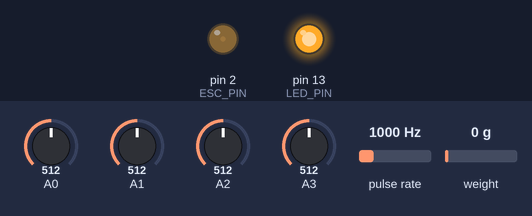
Recording of a sketch running on a simulated Teensy 4. On the bench: output pins drawn as LEDs (lit = HIGH). Wiring (inferred from the names in the program): pulse sensor: data pin 5. Inputs (shaded band) come from the test bench; at power-on: A0 = 512, A1 = 512, A2 = 512, A3 = 512, pulse rate 1000 Hz, weight on the scale 0 g (analog values on the 0–1023 scale). What the sketch prints to the serial monitor is not drawn.

Above: at 0.1 s.
Timing chart, 0 to 1.8 s (numbered marks = the images above):
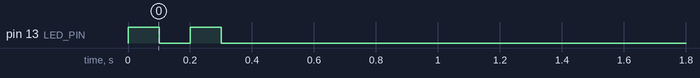

The sketch:

ThrustStand.ino
```cpp
#include <Wire.h>
#include <HX711.h>

const int LED_PIN = 13; //On-board LED

//Pin Definitions
const int PITOT_FRONT = A0;
const int PITOT_REAR = A1;
const int I_SENS = A2; //Current Sensor
const int V_SENS = A3; //Voltage Sensor
const int HX711_DAT = 18;
const int HX711_CLK = 19;
const int IR_RECIV = 5;
const int ESC_PIN = 2;

//HX711 setup
HX711 loadCell;

//Speed Controller output
const float PWM_FREQ = 50.0f; //50Hz output for standard RC control
const int PWM_RES = 12; //12-bit PWM resolution
const int MIN_PULSE = 205; //~1000us at 50Hz
const int MAX_PULSE = 410; //~2000us at 50Hz

const unsigned long SEND_INTERVAL = 20; //Send interval in ms. 20ms = 1/50th of a second

//Serial control input buffer variables
String inputBuffer = "";
bool msgRDY = false;

//Serial send timer
unsigned long lastSendTime = 0;

//Tachometer variables
volatile unsigned long lastPulseTime = 0;
volatile unsigned long pulseCount = 0;
unsigned long lastRPM = 0;
const unsigned long RPM_CALC_INTERVAL = 100000; //Calculate RPM every 100ms
int numBlades = 2; //Default to 2 blade propeller
float currentRPM = 0.0;
const unsigned long RPM_TIMEOUT = 2000000; //Timeout RPM to 0 after 2 seconds

//Debounce the interrupt
const unsigned long DEBOUNCE_MICROS = 1000; //1ms debounce (May need to be shorter)
volatile unsigned long lastInterruptTime = 0;
unsigned long lastRPMcalc = 0; // Added missing variable declaration

// Global variables for control modes and PID
bool motorEnabled = false;
String currentMode = "NONE"; // Default to LAB mode
float targetRPM = 0;

// PID constants
const float KP = 0.1;  // Start conservative, tune as needed
const float KI = 0.05;
const float KD = 0.02;

// PID variables
float lastError = 0;
float integral = 0;
unsigned long lastPIDTime = 0;

void FASTRUN rpmInterrupt() {
  unsigned long currentInterruptTime = micros();
  //Debounce
  if (currentInterruptTime - lastInterruptTime > DEBOUNCE_MICROS) {
    pulseCount++;
    lastPulseTime = currentInterruptTime;
    lastInterruptTime = currentInterruptTime;
  }
}

void setup() {
  Serial.begin(2000000);

  pinMode(LED_PIN, OUTPUT);
  digitalWrite(LED_PIN, LOW);

  // Configure PWM output
  analogWriteFrequency(ESC_PIN, PWM_FREQ);
  analogWriteResolution(PWM_RES);

  // Set initial minimum pulse
  setESCThrottle(0);

  //Configure ADC
  analogReadResolution(12);

  //RPM "Trip Wire"
  pinMode(IR_RECIV, INPUT_PULLUP);
  attachInterrupt(digitalPinToInterrupt(IR_RECIV), rpmInterrupt, FALLING);

  //Configure load cell ADC
  loadCell.begin(HX711_DAT, HX711_CLK);
  loadCell.set_gain(128);
  blinkLED(2, 100);
}

void loop() {
  unsigned long currentTime = micros();

  if(currentTime - lastRPMcalc >= RPM_CALC_INTERVAL) {
    calculateRPM(currentTime);
    lastRPMcalc = currentTime;
  }

  // Handle PID control for LAB mode
  if (currentMode == "LAB" && motorEnabled && targetRPM > 0) {
    float deltaTime = (currentTime - lastPIDTime) / 1000000.0; // Convert to seconds

    if (deltaTime >= 0.05) { // Update PID every 50ms
      // Calculate error
      float error = targetRPM - currentRPM;

      // Calculate integral term with anti-windup
      integral = constrain(integral + (error * deltaTime), -20, 20);

      // Calculate derivative term
      float derivative = (error - lastError) / deltaTime;

      // Calculate PID output
      float output = (KP * error) + (KI * integral) + (KD * derivative);

      // Convert PID output to throttle percentage
      int throttle = constrain(output, 0, 100);

      // Update variables for next iteration
      lastError = error;
      lastPIDTime = currentTime;

      // Set the throttle
      setESCThrottle(throttle);
    }
  }

  checkForMSG(); //Read serial for command

  if (msgRDY) {
    processMSG();
    msgRDY = false;
    inputBuffer = "";
  }

  //Send sensor data on send interval
  if (currentTime - lastSendTime >= SEND_INTERVAL * 1000) {
    sendData();
    lastSendTime = currentTime;
  }
}

void calculateRPM(unsigned long currentTime) {
  noInterrupts();
  unsigned long localLastPulseTime = lastPulseTime;
  unsigned long localPulseCount = pulseCount;
  pulseCount = 0;
  interrupts();

  if(currentTime - localLastPulseTime > RPM_TIMEOUT) {
    currentRPM = 0;
    return;
  }

  float minutesFrac = (float)RPM_CALC_INTERVAL / 60000000.0;
  currentRPM = (localPulseCount / (float)numBlades) / minutesFrac;
}

void checkForMSG() {
  while (Serial.available()) {
    char inChar = (char)Serial.read();
    if(inChar == '\n') {
      msgRDY = true;
      return;
    }
    inputBuffer += inChar;
  }
}

void processMSG() {
  //Find the position of the colon
  int colonPos = inputBuffer.indexOf(':');
  if (colonPos == -1) {
      //No colon found, invalid command
      return;
  }

  //Split into command and value
  String cmd = inputBuffer.substring(0, colonPos);
  String value = inputBuffer.substring(colonPos + 1);

  //Remove whitespace characters
  cmd.trim();
  value.trim();

  if (cmd.equals("MOTOR")) {
    if (value.equals("ON")) {
      blinkLED(1, 50);
      motorEnabled = true;
    } else if (value.equals("OFF")) {
      motorEnabled = false;
      setESCThrottle(0); // Safety: disable motor output
    }
  }
  else if (cmd.equals("THR")) {
    if (motorEnabled) {  // Only check if motor is enabled
      int throttle = value.toInt();
      setESCThrottle(throttle);
    }
  }
  else if (cmd.equals("MODE")) {
    currentMode = value;
    // Reset control variables when switching modes
    integral = 0;
    lastError = 0;
    targetRPM = 0;
    setESCThrottle(0); // Safety: set throttle to 0 when changing modes
  }
  else if (cmd.equals("BLAD")) {
    numBlades = value.toInt();
  }
  else if (cmd.equals("RPM")) {
    if (currentMode == "LAB") {
      targetRPM = value.toFloat();
    }
  }
}

void setESCThrottle(int throttlePercent) {
  throttlePercent = constrain(throttlePercent, 0, 100);
  int pulseWidth = map(throttlePercent, 0, 100, 1000, 2000);

  float period = 1000000.0f / PWM_FREQ;
  float dutyCycle = float(pulseWidth) / period;
  int pwmValue = (dutyCycle * (1 << PWM_RES));

  analogWrite(ESC_PIN, pwmValue);
}

void sendData() {
  float pitot1 = readVoltage(PITOT_FRONT);
  float pitot2 = readVoltage(PITOT_REAR);
  float current = readVoltage(I_SENS);
  float voltage = readVoltage(V_SENS);
  long rawLoadCell = loadCell.read();

  String dataPackage = packageData(pitot1, pitot2, current, voltage, rawLoadCell, currentRPM);
  Serial.println(dataPackage);
}

float readVoltage(int pin) {
  int rawValue = analogRead(pin);
  return (rawValue / 4095.0) * 3.3;
}

String packageData(float pitot1, float pitot2, float current, float voltage, long rawLoadCell, float rpm) {
  return String(pitot1, 3) + "," + String(pitot2, 3) + "," +
         String(current, 3) + "," + String(voltage, 3) + "," +
         String(rawLoadCell) + "," + String(rpm, 1);
}

//Blinks LED for debugging purposes
void blinkLED(int times, int delayMs) {
  for(int i = 0; i < times; i++) {
    digitalWrite(LED_PIN, HIGH);
    delay(delayMs);
    digitalWrite(LED_PIN, LOW);
    delay(delayMs);
  }
}
```
